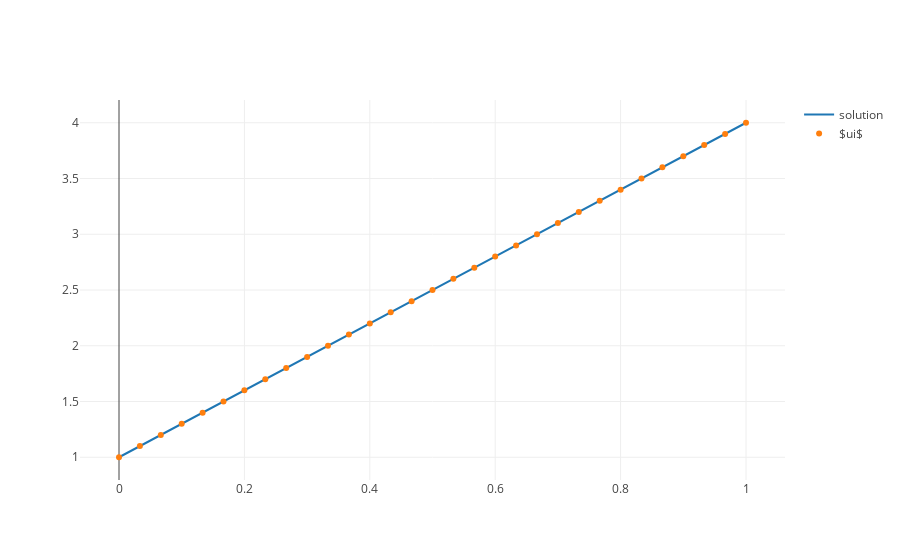

Source (notebook cell):
### Markdown cell above
We now plot, we expect a line!

### Code cell
x, u = interpolate(ui)


fig = go.Figure(data=[
    go.Scatter(x=x, y=u, mode='lines', name="solution"),
    go.Scatter(x=nodes, y=ui, mode='markers', name="$ui$"),
])
plotly.iplot(fig)

### Figure 1 — Plotly figure (JSON) as saved in the notebook; plotly's stock layout.template omitted (floating-point values rounded to 4 significant figures; data arrays with more than 128 entries replaced by an {"elided": "..."} marker saying what was removed)
{"data": [{"mode": "lines", "name": "solution", "type": "scatter", "uid": "d3b42fcc-2aec-460a-a252-57c98f2a1d6c", "x": {"elided": "500 float values"}, "y": {"elided": "500 float values"}}, {"mode": "markers", "name": "$ui$", "type": "scatter", "uid": "3de8f040-5005-4c54-a739-6abe085fda2f", "x": [0, 0.1, 0.2, 0.3, 0.4, 0.5, 0.6, 0.7, 0.8, 0.9, 1, 0.03333, 0.06667, 0.1333, 0.1667, 0.2333, 0.2667, 0.3333, 0.3667, 0.4333, 0.4667, 0.5333, 0.5667, 0.6333, 0.6667, 0.7333, 0.7667, 0.8333, 0.8667, 0.9333, 0.9667], "y": [1, 1.3, 1.6, 1.9, 2.2, 2.5, 2.8, 3.1, 3.4, 3.7, 4, 1.1, 1.2, 1.4, 1.5, 1.7, 1.8, 2.0, 2.1, 2.3, 2.4, 2.6, 2.7, 2.9, 3.0, 3.2, 3.3, 3.5, 3.6, 3.8, 3.9]}], "layout": {}}
